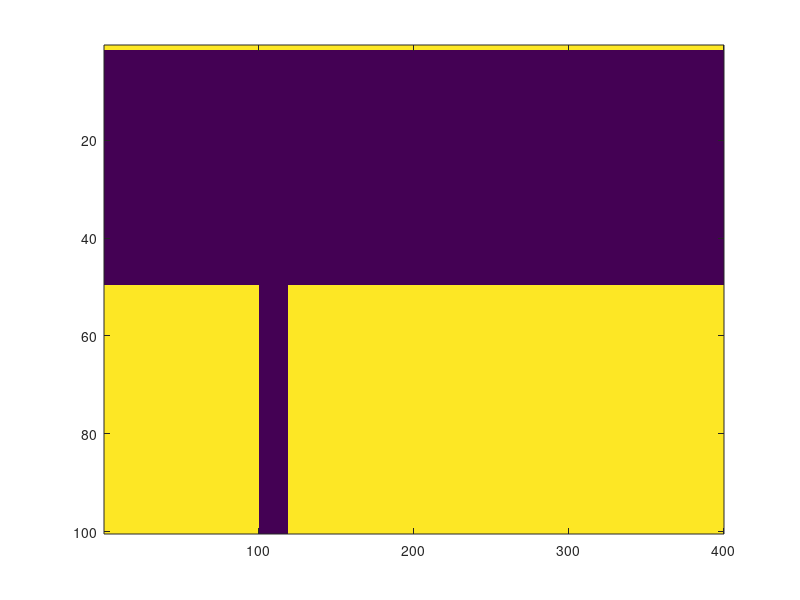

The MATLAB script that drew this image:
clear;clc
Nx = 400;
Ny = 100;
width1 = 50;
width2 = 20;
A = zeros(Ny, Nx, 'int8');

A(width1:Ny, 1:100) = 1;
A(width1:Ny, 100+width2:Nx) = 1;

A(1, :) = 1; %bottom
%A(Ny,:) = 1;
% A(:, 1) = 1;
% A(:, Nx) = 1;

imagesc(A)
A_ = reshape(A, 1, Nx*Ny);
dlmwrite('Geo.dat', A_, 'delimiter',' ');